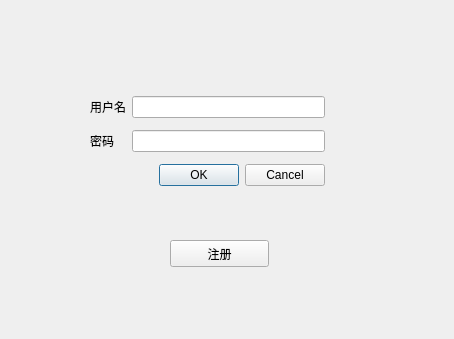
<?xml version="1.0" encoding="UTF-8"?>
<ui version="4.0">
 <class>loginDialog</class>
 <widget class="QDialog" name="loginDialog">
  <property name="geometry">
   <rect>
    <x>0</x>
    <y>0</y>
    <width>454</width>
    <height>339</height>
   </rect>
  </property>
  <property name="windowTitle">
   <string>Dialog</string>
  </property>
  <widget class="QWidget" name="layoutWidget">
   <property name="geometry">
    <rect>
     <x>90</x>
     <y>90</y>
     <width>235</width>
     <height>104</height>
    </rect>
   </property>
   <layout class="QGridLayout" name="gridLayout">
    <item row="0" column="0">
     <widget class="QLabel" name="label">
      <property name="text">
       <string>用户名</string>
      </property>
     </widget>
    </item>
    <item row="0" column="1">
     <widget class="QLineEdit" name="lineEdit"/>
    </item>
    <item row="1" column="0">
     <widget class="QLabel" name="label_2">
      <property name="text">
       <string>密码</string>
      </property>
     </widget>
    </item>
    <item row="1" column="1">
     <widget class="QLineEdit" name="lineEdit_2">
      <property name="echoMode">
       <enum>QLineEdit::Password</enum>
      </property>
     </widget>
    </item>
    <item row="2" column="1">
     <widget class="QDialogButtonBox" name="buttonBox">
      <property name="standardButtons">
       <set>QDialogButtonBox::Cancel|QDialogButtonBox::Ok</set>
      </property>
     </widget>
    </item>
   </layout>
  </widget>
  <widget class="QPushButton" name="Register">
   <property name="geometry">
    <rect>
     <x>170</x>
     <y>240</y>
     <width>99</width>
     <height>27</height>
    </rect>
   </property>
   <property name="text">
    <string>注册</string>
   </property>
  </widget>
 </widget>
 <resources/>
 <connections/>
</ui>
